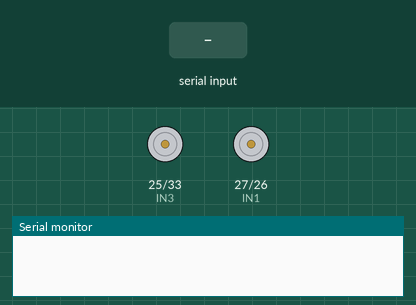
Recording of a sketch running on a simulated ESP32. Parts: motor-driver pin pairs drawn as motors (green arrow = first pin HIGH = forward, orange = second pin HIGH = backward, longer = more drive), the last lines printed to the serial monitor. Inputs (shaded band) come from the test bench. Nothing arrives over Bluetooth unless stated.

Above: at 1.2 s.
1.3 s: "F" received over the second serial link
At 1.6 s:
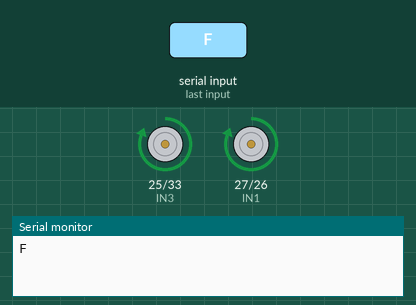
2.8 s: "B" received over the second serial link
At 3.9 s:
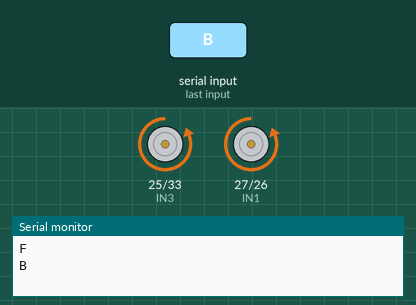
4.3 s: "L" received over the second serial link
At 5.1 s:
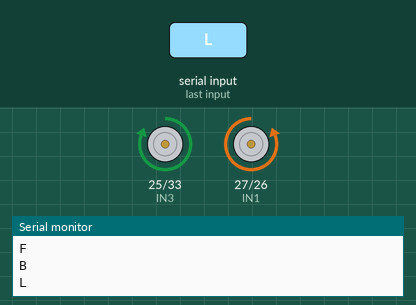
5.8 s: "R" received over the second serial link
At 6.3 s:
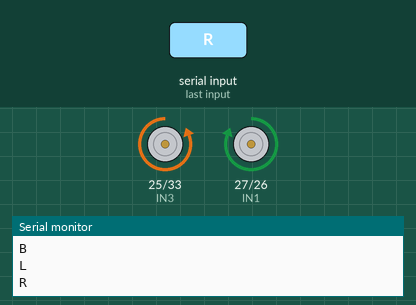
Timing chart, 0 to 8.3 s (numbered marks = the images above; inputs shaded):
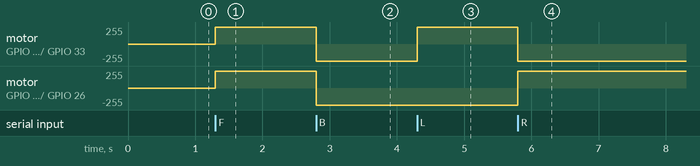

The sketch:

ESP32_Based_Bluetooth_Controlled_Car.ino
```cpp
#include <BluetoothSerial.h>

BluetoothSerial SerialBT;

// L298N Motor Driver Pins
#define IN1 27
#define IN2 26
#define IN3 25
#define IN4 33

// --- FUNCTION PROTOTYPES ---
// These tell the compiler these functions exist before they are called.
void forward();
void backward();
void left();
void right();
void stopCar();

void setup() {
  Serial.begin(115200);
  SerialBT.begin("ESP32_CAR");   // Bluetooth name

  pinMode(IN1, OUTPUT);
  pinMode(IN2, OUTPUT);
  pinMode(IN3, OUTPUT);
  pinMode(IN4, OUTPUT);

  // Now the compiler knows what stopCar() is
  stopCar();
}

void loop() {
  if (SerialBT.available()) {
    char cmd = SerialBT.read();
    Serial.println(cmd);

    switch (cmd) {
      case 'F':
        forward();
        break;

      case 'B':
        backward();
        break;

      case 'L':
        left();
        break;

      case 'R':
        right();
        break;

      case 'S':
        stopCar();
        break;
    }
  }
}

// --- MOTOR CONTROL FUNCTIONS ---

// Move Forward
void forward() {
  digitalWrite(IN1, HIGH);
  digitalWrite(IN2, LOW);
  digitalWrite(IN3, HIGH);
  digitalWrite(IN4, LOW);
}

// Move Backward
void backward() {
  digitalWrite(IN1, LOW);
  digitalWrite(IN2, HIGH);
  digitalWrite(IN3, LOW);
  digitalWrite(IN4, HIGH);
}

// Turn Left
void left() {
  digitalWrite(IN1, LOW);
  digitalWrite(IN2, HIGH);
  digitalWrite(IN3, HIGH);
  digitalWrite(IN4, LOW);
}

// Turn Right
void right() {
  digitalWrite(IN1, HIGH);
  digitalWrite(IN2, LOW);
  digitalWrite(IN3, LOW);
  digitalWrite(IN4, HIGH);
}

// Stop
void stopCar() {
  digitalWrite(IN1, LOW);
  digitalWrite(IN2, LOW);
  digitalWrite(IN3, LOW);
  digitalWrite(IN4, LOW);
}
```

Measured:
- after the input at 1.3 s, motor on GPIO 25 (IN3) / GPIO 33 (IN4), motor on GPIO 27 (IN1) / GPIO 26 (IN2): stopped → forward 255/255 at once
- after the input at 2.8 s, motor on GPIO 25 (IN3) / GPIO 33 (IN4), motor on GPIO 27 (IN1) / GPIO 26 (IN2): forward 255/255 → backward 255/255 at once
- after the input at 4.3 s, motor on GPIO 25 (IN3) / GPIO 33 (IN4): backward 255/255 → forward 255/255 at once
- after the input at 5.8 s, motor on GPIO 25 (IN3) / GPIO 33 (IN4): forward 255/255 → backward 255/255 at once; motor on GPIO 27 (IN1) / GPIO 26 (IN2): backward 255/255 → forward 255/255 at once
